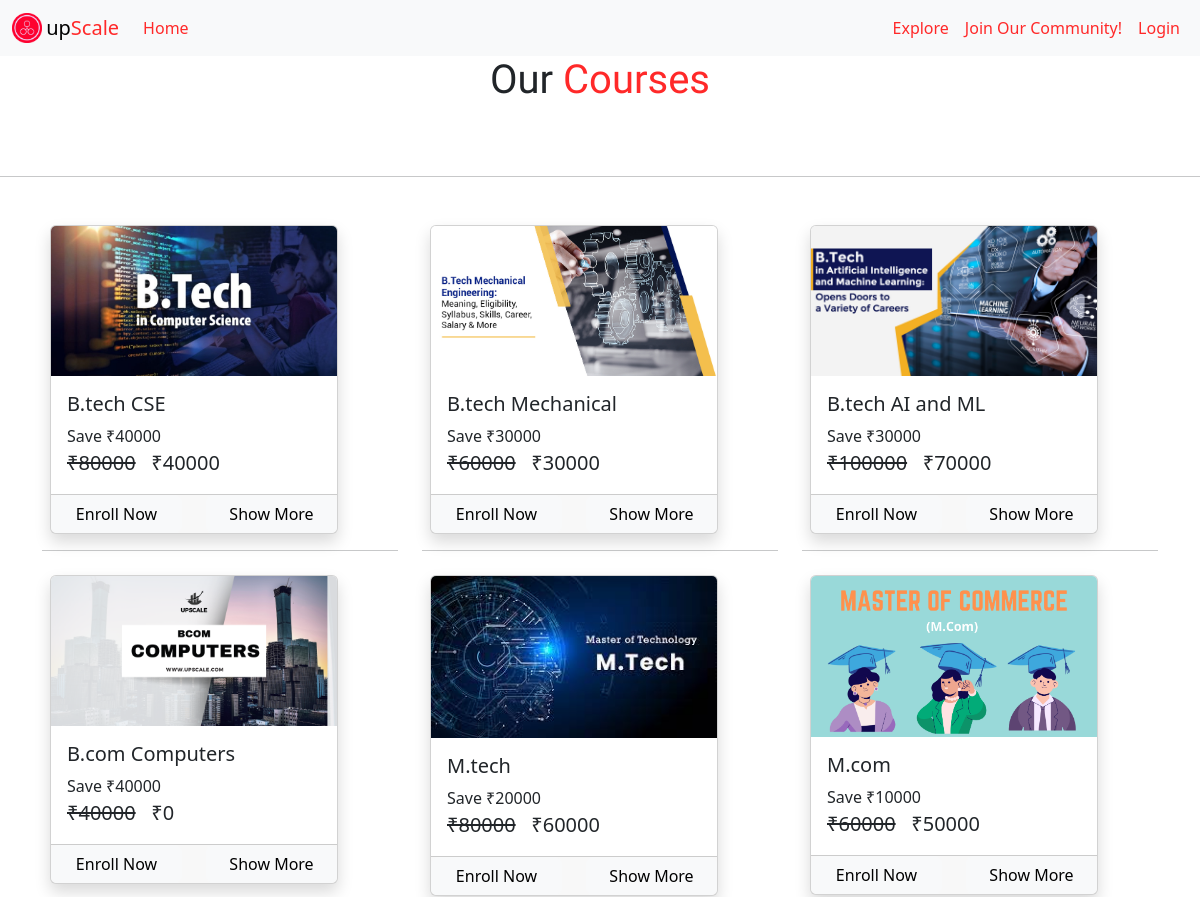
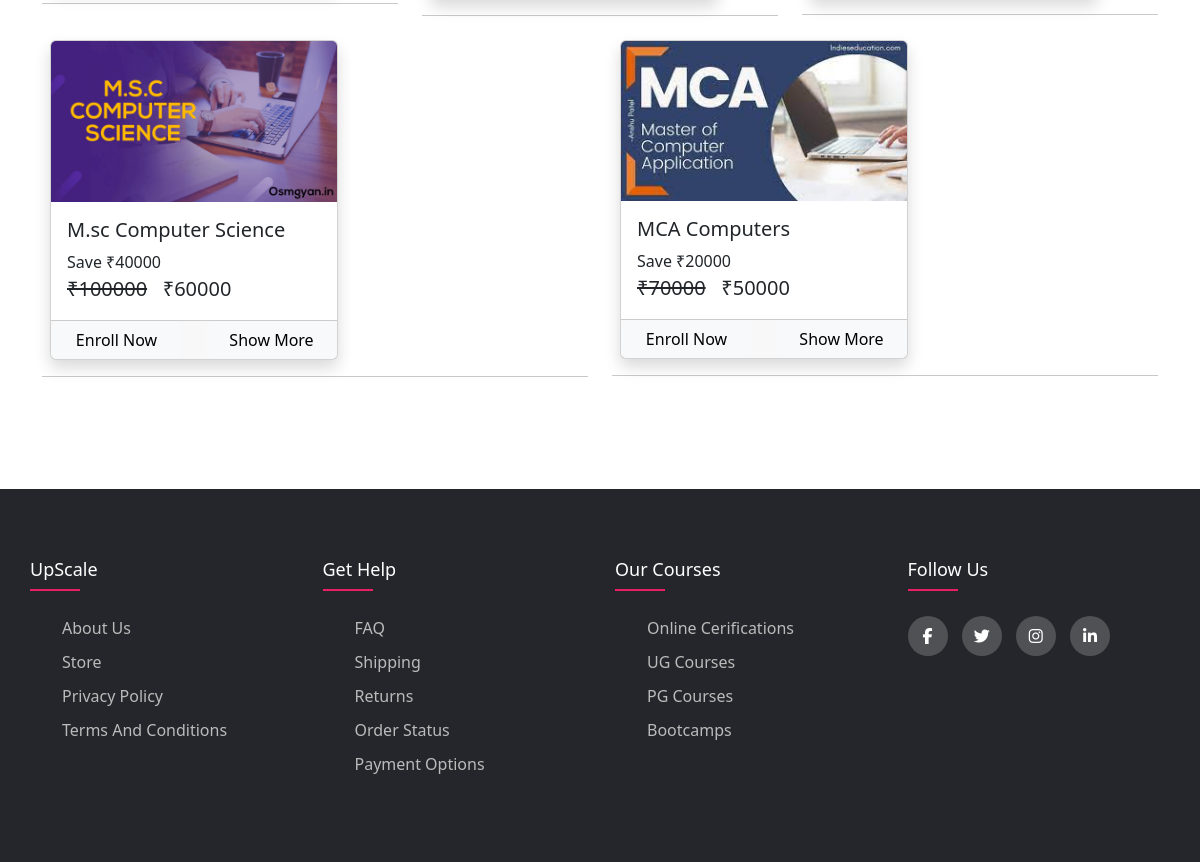
Screenshot of /courses with the database file from the repository (2 pictures, top to bottom).
### courses/models/course.py (models this page shows, shortened)
class Course(models.Model):
    name = models.CharField(max_length = 30, null = False)
    slug = models.CharField(max_length = 50 , null = False , unique = True)
    description = models.CharField(max_length = 200, null = True)
    price = models.IntegerField(null=False)
    discount = models.IntegerField(null=False, default = 0)
    active =models.BooleanField(default=False)
    thumbnail = models.ImageField(upload_to = "files/thumbnail")
    date = models.DateTimeField(auto_now_add= True)
    resource = models.FileField(upload_to= "files/resource")
    length = models.IntegerField(null=False)

### courses/views/homepage.py (the view)
# urls.py: path('courses', HomePageView.as_view() , name='courses'),
class HomePageView(ListView):
    template_name = "courses/courses.html"
    queryset = Course.objects.filter(active=True)
    context_object_name = 'courses'

### courses/templatetags/course_custom_tags.py (called while the page is built, shortened)
@register.simple_tag
def cal_sellprice(price , discount):
    if discount is None or discount is 0:
        return price
    sellprice = 0
    sellprice = ( price - discount)
    return math.floor(sellprice)

@register.filter
def rupee(price):
    return f'₹{price}'

@register.simple_tag
def is_enrolled(request , course):
    user = None
    if not request.user.is_authenticated :
        return False

### courses/templates/courses/courses.html (shortened to what this page needs)
{% extends 'courses/base.html' %}
{% load course_custom_tags %}
{%block content%}
{% load static %}
<h1 align="center" style="font-family: 'Afacad';">Our <span style="color:  rgb(255, 41, 41);">Courses</span></h1>
<br>
<br>
<hr>
<div class="container">
    <br>
    <div class="row">
        {% for course in courses %}
        <div class="col mx-auto">
            <div class="card edit m-lg-2 shadow" style="width: 18rem;">
                <img class="card-img-top" src="{{course.thumbnail.url}}" alt="Card image cap">
                <div class="card-body">
                    <h5 class="card-title">{{course.name}}</h5>
                    <p class="card-text m-0 p-0">
                        Save ₹{{course.discount}}
                        <br>
                        <span class="price">
                            <del>{{course.price|rupee}}</del>
                            <span>{% cal_sellprice course.price course.discount as value %} {{value|rupee}}</span>
                        </span>
                    </p>
                </div>
                <div class="card-footer p-0">
                    {% is_enrolled request course as enrolled %}
                    <div class="row no-gutters">
                        {% if enrolled %}
                        <div class="col border-right">
                            <a href="/course/{{course.slug}}" class="btn btn-danger w-100 ">Start Course</a>
                        </div>
                        {% else %}
                        <div class="col border-right">
                            <a href="/check-out/{{course.slug}}" class="btn btn-light w-100">Enroll Now</a>
                        </div>
                        <div class="col">
                            <a href="/course/{{course.slug}}" class="btn btn-light w-100">Show More</a>
                        </div>
                        {% endif %}
                    </div>
                </div>
            </div>
            <hr>
        </div>
        {% endfor %}
    </div>
</div>
<br>
<br>
<br>
<br>
<footer class="footer">
    <div class="container-footer">
      <div class="row-footer">
        <div class="footer-col">
          <h4>upScale</h4>
          <ul class="ul-footer">
            <li><a href="#">About us</a></li>
            <li><a href="#">Store</a></li>
            <li><a href="#">Privacy Policy</a></li>
            <li><a href="#">Terms and Conditions</a></li>
          </ul>
        </div>
        <div class="footer-col">
          <h4>Get Help</h4>
          <ul class="ul-footer">
            <li><a href="#">FAQ</a></li>
            <li><a href="#">shipping</a></li>
            <li><a href="#">Returns</a></li>
            <li><a href="#">Order Status</a></li>
            <li><a href="#">Payment Options</a></li>
          </ul>
        </div>
        <div class="footer-col">
          <h4>Our Courses</h4>
          <ul class="ul-footer">
            <li><a href="#">Online Cerifications</a></li>
            <li><a href="#">UG Courses</a></li>
            <li><a href="#">PG Courses</a></li>
            <li><a href="#">Bootcamps</a></li>
          </ul>
        </div>
        <div class="footer-col">
          <h4>Follow Us</h4>
          <div class="social-links">
            <a href="#"><i class="fab fa-facebook-f"></i></a>
            <a href="#"><i class="fab fa-twitter"></i></a>
            <a href="#"><i class="fab fa-instagram"></i></a>
            <a href="#"><i class="fab fa-linkedin-in"></i></a>
          </div>
        </div>
      </div>
    </div>
 </footer>
{%endblock%}

### courses/templates/courses/base.html (shortened to what this page needs)
<!doctype html>
{% load static %}
<html lang="en">
  <head>
    <link href="https://cdn.jsdelivr.net/npm/bootstrap@5.3.2/dist/css/bootstrap.min.css" rel="stylesheet">
    <link rel="stylesheet" href="{% static 'courses/css/common.css' %}">
    <link rel="stylesheet" href="{% static 'courses/css/scrollbar.css' %}">
  </head>
  <body>
    <nav class="navbar navbar-expand-lg bg-body-tertiary">
      <div class="container-fluid">
        <img src="{% static 'courses/images/upscale.png' %}" alt="" height="30">&nbsp;
        <a class="navbar-brand" href="/">up<span style="color: rgb(255, 41, 41);">Scale</span></a>
        <div class="collapse navbar-collapse" id="navbarNav">
          <ul class="navbar-nav mr-lg-auto">
            <li class="nav-item active">
              <a class="nav-link " href="/" style="color: rgb(255, 41, 41);;">Home</a>
            </li>
          </ul>
          <ul class="navbar-nav ms-lg-auto">
            {% if request.user.is_authenticated %}
            <li class="nav-item">
              <a class="nav-link" href="/courses" style="color: rgb(255, 41, 41);" class="courses" >Explore</a>
            </li>
            <li class="nav-item">
              <a class="nav-link" href="/my-courses" style="color: rgb(255, 41, 41);">Your Courses</a>
            </li>
            <li class="nav-item">
              <a class="nav-link" href="/logout" style="color: rgb(0, 41, 41);">Logout</a>
            </li>
            {% else %}
            <li class="nav-item">
              <a class="nav-link" href="/courses" style="color: rgb(255, 41, 41);">Explore</a>
            </li>
            <li class="nav-item">
              <a class="nav-link" href="/signup" style="color: rgb(255, 41, 41);">Join Our Community!</a>
            </li>
            <li class="nav-item">
              <a class="nav-link" href="login" style="color: rgb(255, 41, 41); ">Login</a>
            </li>
            {% endif %}
          </ul>
        </div>
      </div>
    </nav>
    {% block content %}
    {% endblock %}
    <link rel="stylesheet" href="https://cdnjs.cloudflare.com/ajax/libs/Swiper/11.0.5/swiper-bundle.min.css" />
    <link rel="stylesheet" href="https://cdnjs.cloudflare.com/ajax/libs/font-awesome/6.5.1/css/all.min.css" />
  </body>
</html>

### courses/static/courses/css/common.css (style rules this page uses)
* { margin: 0; padding: 0; box-sizing: border-box; }
html, body { max-width: 100%; overflow-x: hidden; }
.price { font-size: 20px; }
.edit { transition: all 0.3s; }
.container-footer { max-width: 1170px; margin:auto; }
.row-footer { display: flex; flex-wrap: wrap; }
.ul-footer { list-style: none; }
.footer { background-color: #24262b; padding: 70px 0; }
.footer-col { width: 25%; padding: 0 15px; }
.footer-col h4 { font-size: 18px; color: #ffffff; text-transform: capitalize; margin-bottom: 35px; font-weight: 500; position: relative; }
.footer-col h4::before { content: ''; position: absolute; left:0; bottom: -10px; background-color: #e91e63; height: 2px; box-sizing: border-box; width: 50px; }
.footer-col ul li:not(:last-child) { margin-bottom: 10px; }
.footer-col ul li a { font-size: 16px; text-transform: capitalize; color: #ffffff; text-decoration: none; font-weight: 300; color: #bbbbbb; display: block; transition: all 0.3s ease; }
.footer-col .social-links a { display: inline-block; height: 40px; width: 40px; background-color: rgba(255,255,255,0.2); margin:0 10px 10px 0; text-align: center; line-height: 40px; border-radius: 50%; color: #ffffff; transition: all 0.5s ease; }

### courses/templates/courses/courses.html (style rules this page uses)
.price { font-size: 20px; }

### rows the page displays
Course: thumbnail (picture), name "B.tech CSE", discount "40000", price "₹80000", value "₹40000"
Course: thumbnail (picture), name "B.tech Mechanical", discount "30000", price "₹60000", value "₹30000"
Course: thumbnail (picture), name "B.tech AI and ML", discount "30000", price "₹100000", value "₹70000"
Course: thumbnail (picture), name "B.com Computers", discount "40000", price "₹40000", value "₹0"
Course: thumbnail (picture), name "M.tech", discount "20000", price "₹80000", value "₹60000"
Course: thumbnail (picture), name "M.com", discount "10000", price "₹60000", value "₹50000"
Course: thumbnail (picture), name "M.sc Computer Science", discount "40000", price "₹100000", value "₹60000"
Course: thumbnail (picture), name "MCA Computers", discount "20000", price "₹70000", value "₹50000"
